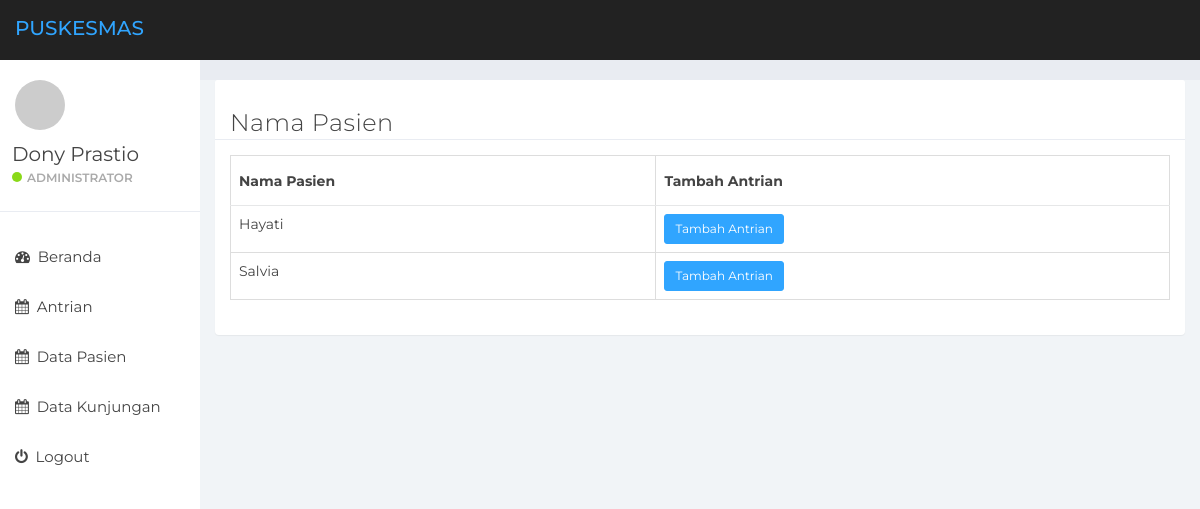
/resipsion/home.php?page=nama_pasien (signed in), run on an earlier commit of the app's database.
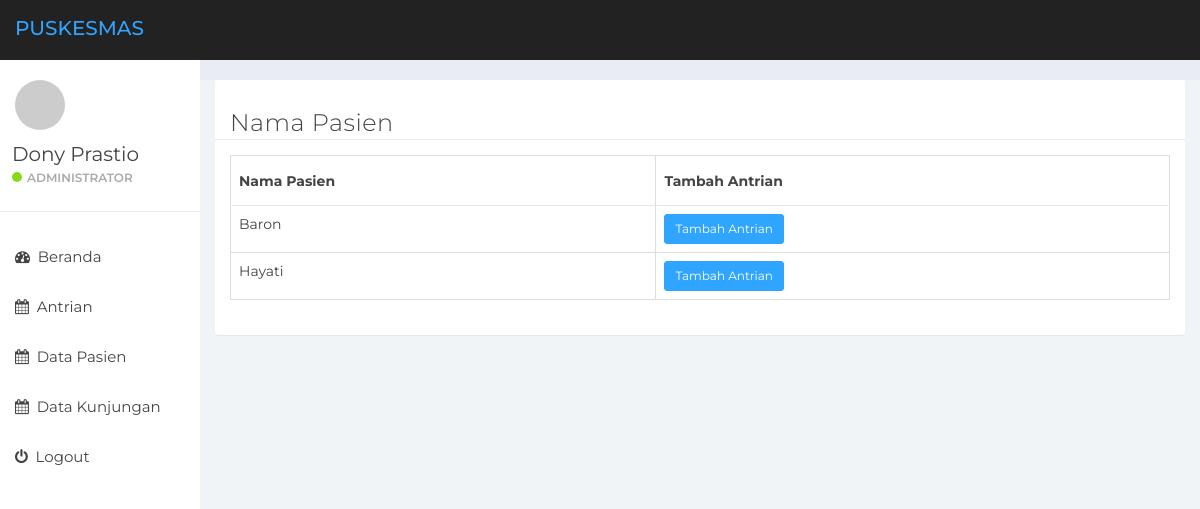
And on a later commit of the database.
### tables this page shows
CREATE TABLE `pasien` (
  `id_pasien` int(50) NOT NULL,
  `nama` varchar(50) NOT NULL,
  `alamat` varchar(100) NOT NULL,
  `no_hp` varchar(15) NOT NULL,
  `tanggal_lahir` date NOT NULL,
  `jenis_kelamin` text NOT NULL,
  `agama` text NOT NULL
);

### resipsion/nama_pasien.php (the view)
<div class="panel panel-default">
	<div class="panel-heading">
		<h3>Nama Pasien</h3>
	</div>
	<div class="panel-body">
		<table class="table tabel-responsive table-bordered" id="myTable">
			<thead>
				<tr>
					<th>Nama Pasien</th>
					<th>Tambah Antrian</th>
				</tr>
			</thead>
			<tbody>
				<?php
				$query = mysqli_query($con, "SELECT * FROM pasien");
				while($data = mysqli_fetch_array($query)) {
				?>
				<tr>
					<td><?= $data['nama'] ?></td>
					<td><a href="?page=tambah_antrian&id=<?php echo $data['id_pasien'] ?>" class="btn btn-sm btn-primary">Tambah Antrian</a></td>
				</tr>
				<?php
				}
				?>
			</tbody>
		</table>
	</div>
</div>

What changed in the data, as far as the page shows it:
removed pasien: nama "Salvia"
added pasien: nama "Baron"
